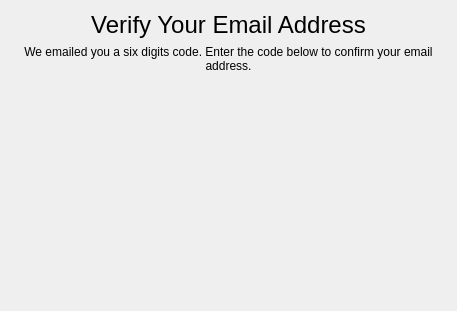
<?xml version="1.0" encoding="UTF-8"?>
<ui version="4.0">
 <class>CodeVerifier</class>
 <widget class="QWidget" name="CodeVerifier">
  <property name="geometry">
   <rect>
    <x>0</x>
    <y>0</y>
    <width>457</width>
    <height>311</height>
   </rect>
  </property>
  <property name="sizePolicy">
   <sizepolicy hsizetype="Preferred" vsizetype="Preferred">
    <horstretch>0</horstretch>
    <verstretch>0</verstretch>
   </sizepolicy>
  </property>
  <property name="minimumSize">
   <size>
    <width>450</width>
    <height>300</height>
   </size>
  </property>
  <property name="maximumSize">
   <size>
    <width>600</width>
    <height>600</height>
   </size>
  </property>
  <property name="windowTitle">
   <string>Verify Code</string>
  </property>
  <layout class="QVBoxLayout" name="verticalLayout">
   <item>
    <widget class="QLabel" name="VerifyEmailLbl">
     <property name="sizePolicy">
      <sizepolicy hsizetype="Preferred" vsizetype="Fixed">
       <horstretch>0</horstretch>
       <verstretch>0</verstretch>
      </sizepolicy>
     </property>
     <property name="font">
      <font>
       <pointsize>18</pointsize>
      </font>
     </property>
     <property name="text">
      <string>Verify Your Email Address</string>
     </property>
     <property name="alignment">
      <set>Qt::AlignCenter</set>
     </property>
    </widget>
   </item>
   <item>
    <widget class="QLabel" name="WeEmailedYouLbl">
     <property name="sizePolicy">
      <sizepolicy hsizetype="Preferred" vsizetype="Fixed">
       <horstretch>0</horstretch>
       <verstretch>0</verstretch>
      </sizepolicy>
     </property>
     <property name="text">
      <string>We emailed you a six digits code. Enter the code below to confirm your email address.</string>
     </property>
     <property name="textFormat">
      <enum>Qt::AutoText</enum>
     </property>
     <property name="alignment">
      <set>Qt::AlignCenter</set>
     </property>
     <property name="wordWrap">
      <bool>true</bool>
     </property>
     <property name="margin">
      <number>10</number>
     </property>
    </widget>
   </item>
   <item>
    <spacer name="SpacerItem">
     <property name="orientation">
      <enum>Qt::Vertical</enum>
     </property>
     <property name="sizeType">
      <enum>QSizePolicy::Expanding</enum>
     </property>
     <property name="sizeHint" stdset="0">
      <size>
       <width>0</width>
       <height>0</height>
      </size>
     </property>
    </spacer>
   </item>
   <item>
    <widget class="CodeVerifierLayout" name="widget" native="true"/>
   </item>
  </layout>
 </widget>
 <customwidgets>
  <customwidget>
   <class>CodeVerifierLayout</class>
   <extends>QWidget</extends>
   <header>Components/Textboxes/codeverifierlayout.h</header>
   <container>1</container>
   <slots>
    <signal>onTextFinalized(QString)</signal>
   </slots>
  </customwidget>
 </customwidgets>
 <resources/>
 <connections/>
</ui>
